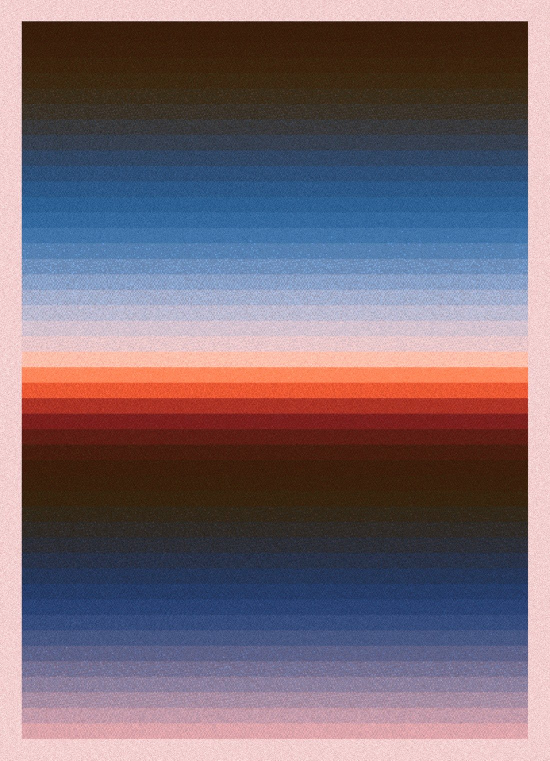
#> input picture examples/G1.jpeg, 1100 x 1521 px (shown at 1/2 size)
$ python balanced_color_extractor.py --image ../examples/G1.jpeg
#> lines starting #> are read from the running program, lines starting #| are printed output that depends on the picture
#!/usr/bin/env python3
"""
Balanced Color Extractor - Prioritizes darker tones and creates more balanced palettes.
"""

import argparse
from PIL import Image
import numpy as np
from collections import Counter

def hex_to_rgb(hex_color):
    """Convert hex color string to RGB tuple."""
    hex_color = hex_color.lstrip('#')
    return tuple(int(hex_color[i:i+2], 16) for i in (0, 2, 4))

def rgb_to_hex(rgb):
    """Convert RGB tuple to hex color string."""
    return f"#{rgb[0]:02x}{rgb[1]:02x}{rgb[2]:02x}"

def calculate_luminance(rgb):
    """Calculate luminance of an RGB color."""
    return 0.299 * rgb[0] + 0.587 * rgb[1] + 0.114 * rgb[2]

def extract_balanced_colors(image_path, num_colors=50, dark_bias=0.7, output_file=None):
    """
    Extract colors with bias toward darker tones.

    Args:
        image_path: Path to the input image
        num_colors: Number of colors to extract
        dark_bias: Bias toward darker colors (0.0 = no bias, 1.0 = only dark)
        output_file: Optional output file for the color palette
    """
#> called with image_path = '../examples/G1.jpeg', num_colors = 50, dark_bias = 0.7
    # Load image
    img = Image.open(image_path)
#> img is the input picture: PIL image 1100x1521 RGB; mean R, G, B 118.9, 103.7, 114.5

    # Convert to RGB if necessary
    if img.mode != 'RGB':
        img = img.convert('RGB')

    # Resize image for faster processing
    img = img.resize((300, 300))
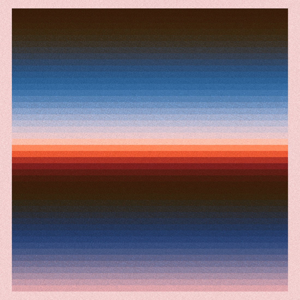
#> img: PIL image 300x300 RGB; mean R, G, B 118.9, 103.7, 114.5

    # Convert to numpy array
    img_array = np.array(img)

    # Reshape to list of pixels
    pixels = img_array.reshape(-1, 3)

    # Count color frequencies
    color_counts = Counter(map(tuple, pixels))
#> color_counts = 20753 items

    # Get more colors than needed for better selection
    all_colors = color_counts.most_common(num_colors * 3)
#> all_colors = 150 items

    # Separate colors by luminance ranges
    dark_colors = []      # luminance 0-85
    mid_colors = []       # luminance 85-170
    light_colors = []     # luminance 170-255

    for color, count in all_colors:
        luminance = calculate_luminance(color)
        if luminance <= 85:
            dark_colors.append((color, count, luminance))
        elif luminance <= 170:
            mid_colors.append((color, count, luminance))
        else:
            light_colors.append((color, count, luminance))
#> this loop made 150 passes
#> (color, count, luminance) on passes 1 to 12: ((242, 207, 207), 636, 217.5), ((241, 206, 206), 635, 216.5), ((243, 208, 208), 560, 218.5), ((58, 31, 12), 553, 36.91), ((240, 205, 205), 503, 215.5), ((57, 30, 11), 503, 35.91), ((59, 32, 13), 392, 37.91), ((244, 209, 209), 387, 219.5), ((241, 205, 205), 331, 215.8), ((242, 206, 206), 306, 216.8), ((239, 204, 204), 306, 214.5), ((56, 29, 10), 299, 34.91)
#> luminance on passes 61 to 66: 39.96, 98.31, 86.93, 36.61, 37.88, 33.91
#> after the loop, dark_colors = 82 items; light_colors = 42 items; mid_colors = 26 items

    # Calculate how many colors to take from each range
    if dark_bias > 0.5:
        # More dark colors
        dark_count = int(num_colors * dark_bias)
        mid_count = int(num_colors * (1 - dark_bias) * 0.6)
        light_count = num_colors - dark_count - mid_count
    else:
        # Balanced distribution
        dark_count = int(num_colors * 0.4)
        mid_count = int(num_colors * 0.4)
        light_count = num_colors - dark_count - mid_count

    # Select colors from each range
    selected_colors = []

    # Sort by frequency and take top colors from each range
    dark_colors.sort(key=lambda x: x[1], reverse=True)
    mid_colors.sort(key=lambda x: x[1], reverse=True)
    light_colors.sort(key=lambda x: x[1], reverse=True)

    selected_colors.extend([color for color, count, lum in dark_colors[:dark_count]])
    selected_colors.extend([color for color, count, lum in mid_colors[:mid_count]])
    selected_colors.extend([color for color, count, lum in light_colors[:light_count]])

    # Convert to hex and sort by luminance
    hex_colors = [rgb_to_hex(color) for color in selected_colors]
#> hex_colors = 50 items, first 6: '#3a1f0c', '#391e0b', '#3b200d', '#381d0a', '#3b1e0c', '#3c230d'
    hex_colors.sort(key=lambda x: calculate_luminance(hex_to_rgb(x)))

    # Save to file if specified
    if output_file:
        with open(output_file, 'w') as f:
            for color in hex_colors:
                f.write(f"{color}\n")
        print(f"Extracted {len(hex_colors)} balanced colors and saved to {output_file}")
        print(f"Dark bias: {dark_bias}, Distribution: {dark_count} dark, {mid_count} mid, {light_count} light")

    return hex_colors

def create_dark_heavy_palette(image_path, num_colors=50, output_file=None):
    """
    Create a palette heavily weighted toward darker tones.
    """
    return extract_balanced_colors(image_path, num_colors, dark_bias=0.8, output_file=output_file)

def main():
    parser = argparse.ArgumentParser(description='Extract balanced colors from an image')
    parser.add_argument('--image', required=True, help='Input image file')
    parser.add_argument('--num-colors', type=int, default=50, help='Number of colors to extract')
    parser.add_argument('--dark-bias', type=float, default=0.7, help='Bias toward darker colors (0.0-1.0)')
    parser.add_argument('--output', help='Output palette file')
    parser.add_argument('--mode', choices=['balanced', 'dark-heavy'], default='balanced',
                       help='Extraction mode')

    args = parser.parse_args()

    if args.mode == 'dark-heavy':
        colors = create_dark_heavy_palette(args.image, args.num_colors, args.output)
    else:
        colors = extract_balanced_colors(args.image, args.num_colors, args.dark_bias, args.output)
#> colors = 50 items, first 6: '#371c09', '#381d0a', '#391d0b', '#3a1d0b', '#391e0b', '#3b1d0b'

    print(f"Extracted {len(colors)} colors from {args.image}")
#| Extracted 50 colors from ../examples/G1.jpeg

    if not args.output:
        print("Colors found:")
        for color in colors:
            print(color)
#> this loop made 50 passes
#> color on passes 1 to 12: '#371c09', '#381d0a', '#391d0b', '#3a1d0b', '#391e0b', '#3b1d0b', '#381f0b', '#3c1d0b', '#3a1e0c', '#391f0c', '#3b1e0c', '#3a1f0c'
#| #371c09
#| #381d0a
#| #391d0b
#| #3a1d0b
#| #391e0b
#| #3b1d0b
#| #381f0b
#| #3c1d0b
#> (further printed lines are left out)

if __name__ == '__main__':
    main()

$ run again, on examples/G12_extreme_contrast_11_bands.png
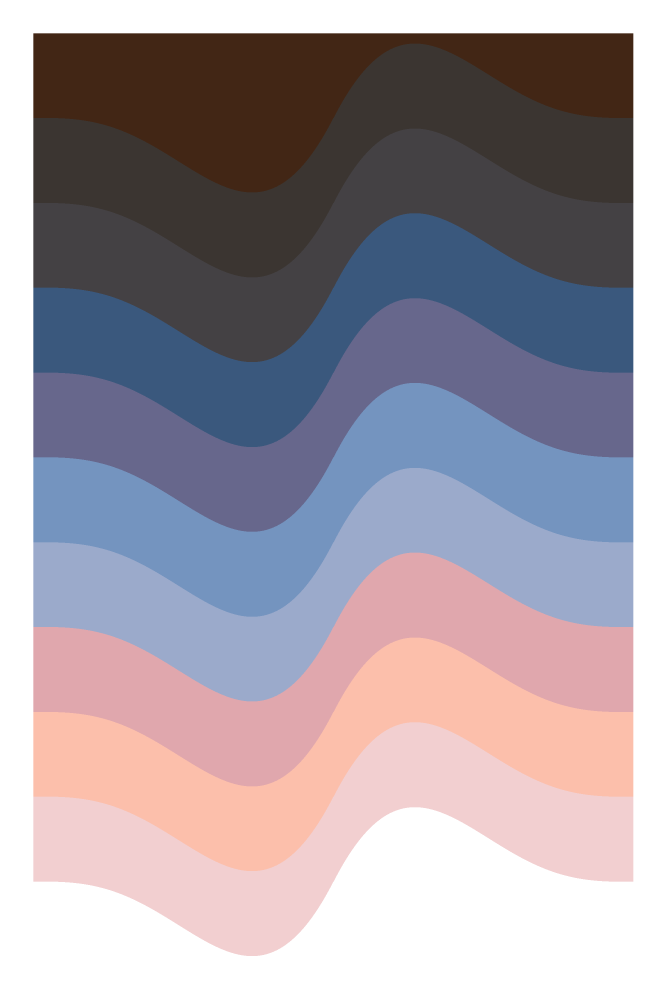
#> input picture examples/G12_extreme_contrast_11_bands.png, 2000 x 3000 px (shown at 1/3 size)
#> in extract_balanced_colors, img is the input picture: PIL image 2000x3000 RGB; mean R, G, B 162.9, 154.2, 163.3
#> in extract_balanced_colors, `img = img.resize((300, 300))`:
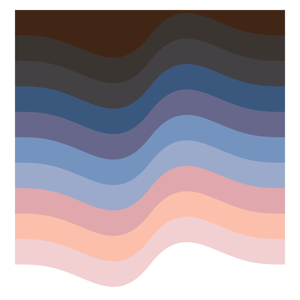
#> img: PIL image 300x300 RGB; mean R, G, B 162.8, 154.2, 163.3
#> color_counts = 810 items
#> all_colors = 150 items
#> the loop in extract_balanced_colors, `for color, count in all_colors:` made 150 passes
#> (color, count, luminance) on passes 1 to 8: ((255, 255, 255), 20319, 255), ((59, 53, 49), 6104, 54.34), ((68, 65, 68), 6045, 66.24), ((252, 191, 171), 6035, 207), ((242, 207, 208), 6012, 217.6), ((103, 103, 140), 5995, 107.2), ((224, 167, 173), 5974, 184.7), ((116, 148, 191), 5967, 143.3)
#> after the loop in extract_balanced_colors, `for color, count in all_colors:`: dark_colors = 53 items; light_colors = 54 items; mid_colors = 43 items
#> hex_colors = 50 items, first 6: '#3b3531', '#444144', '#3a587d', '#422615', '#513728', '#402312'
#> colors = 50 items, first 6: '#402312', '#422514', '#422614', '#422615', '#3e2f26', '#38322e'
#| Extracted 50 colors from ../examples/G12_extreme_contrast_11_bands.png
#> the loop in main, `for color in colors:` made 50 passes
#> color on passes 1 to 8: '#402312', '#422514', '#422614', '#422615', '#3e2f26', '#38322e', '#3d322b', '#3c332d'
#> (printed output is left out)
